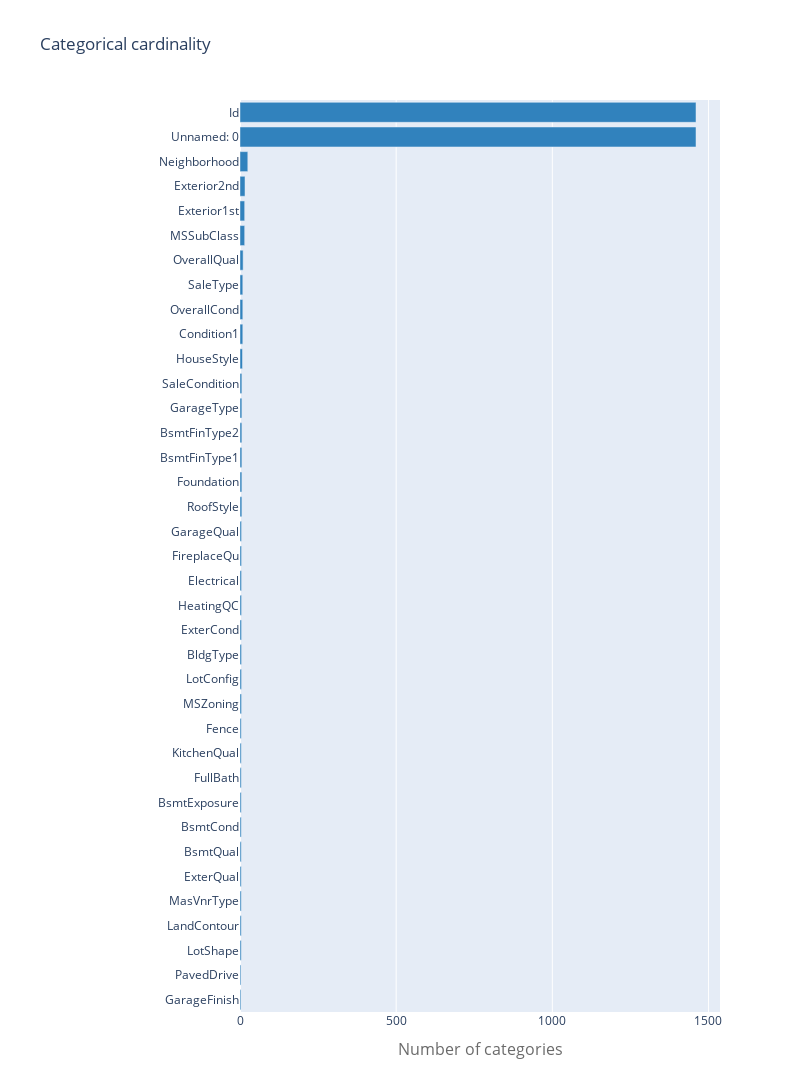

The notebook cell this image was saved under:
### Markdown cell above
### Compute the cardinality of categorical variables

### Code cell
# PLot cardinality
cardinality = []
for c in categorical_columns:
    cardinality.append([c, all_data[c].nunique()])

# Sort
cardinality.sort(key = lambda x:x[1], reverse=False)

# Plot
trace = go.Bar(y=[x[0] for x in cardinality],
               x=[x[1] for x in cardinality],
               orientation='h', marker=dict(color='rgb(49,130,189)'), name='train')

layout = go.Layout(
    title='Categorical cardinality', height=1600, width=800,
    xaxis=dict(
        title='Number of categories',
        titlefont=dict(size=16, color='rgb(107, 107, 107)'),
        domain=[0.25, 1]
    ),
    barmode='group',
    bargap=0.1,
    bargroupgap=0.1
)

fig = go.Figure(data=[trace], layout=layout)
py.iplot(fig)

### Figure 1 — Plotly figure (JSON) as saved in the notebook; plotly's stock layout.template omitted (floating-point values rounded to 4 significant figures)
{"data": [{"marker": {"color": "rgb(49,130,189)"}, "name": "train", "orientation": "h", "type": "bar", "x": [3, 3, 4, 4, 4, 4, 4, 4, 4, 4, 4, 4, 5, 5, 5, 5, 5, 5, 5, 5, 6, 6, 6, 6, 6, 6, 8, 9, 9, 9, 10, 15, 15, 16, 25, 1460, 1460], "y": ["GarageFinish", "PavedDrive", "LotShape", "LandContour", "MasVnrType", "ExterQual", "BsmtQual", "BsmtCond", "BsmtExposure", "FullBath", "KitchenQual", "Fence", "MSZoning", "LotConfig", "BldgType", "ExterCond", "HeatingQC", "Electrical", "FireplaceQu", "GarageQual", "RoofStyle", "Foundation", "BsmtFinType1", "BsmtFinType2", "GarageType", "SaleCondition", "HouseStyle", "Condition1", "OverallCond", "SaleType", "OverallQual", "MSSubClass", "Exterior1st", "Exterior2nd", "Neighborhood", "Unnamed: 0", "Id"]}], "layout": {"bargap": 0.1, "bargroupgap": 0.1, "barmode": "group", "height": 1600, "title": {"text": "Categorical cardinality"}, "width": 800, "xaxis": {"domain": [0.25, 1], "title": {"font": {"color": "rgb(107, 107, 107)", "size": 16}, "text": "Number of categories"}}}}
